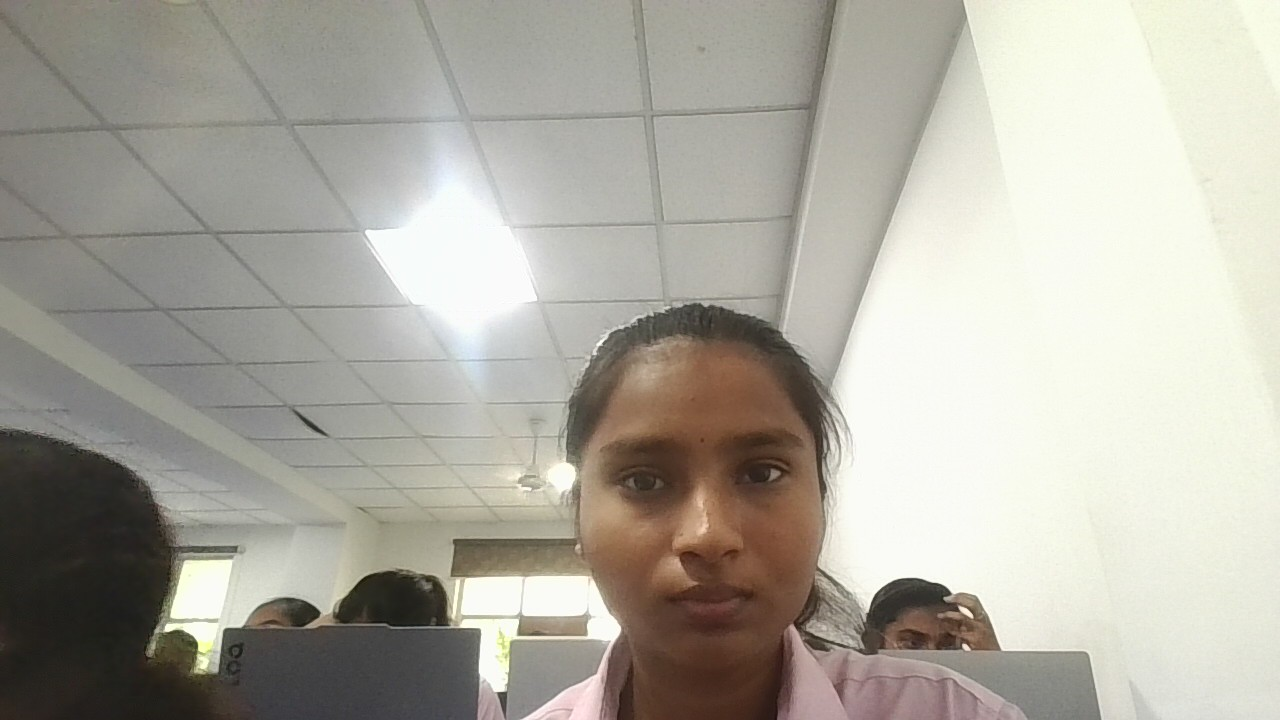
#> input picture 101.jpg, 1280 x 720 px
$ python -i image_quality.py   (imports and definitions only)
#> lines starting #> are read from the running program, lines starting #| are printed output that depends on the picture
#> further down, picture is the input picture: shape (720, 1280, 3); mean B, G, R 160.2, 170.1, 173.3
import cv2


def check_brightness(frame):

    if frame is None:
        return False

    gray = cv2.cvtColor(
        frame,
        cv2.COLOR_BGR2GRAY
    )

    brightness = gray.mean()

    return brightness >= 50


def improve_lighting(frame):

    if frame is None:
        return None

    lab = cv2.cvtColor(
        frame,
        cv2.COLOR_BGR2LAB
    )
#> lab: shape (720, 1280, 3); mean of channels 0, 1, 2 175.4, 127.6, 133.7

    l_channel, a_channel, b_channel = cv2.split(
        lab
    )
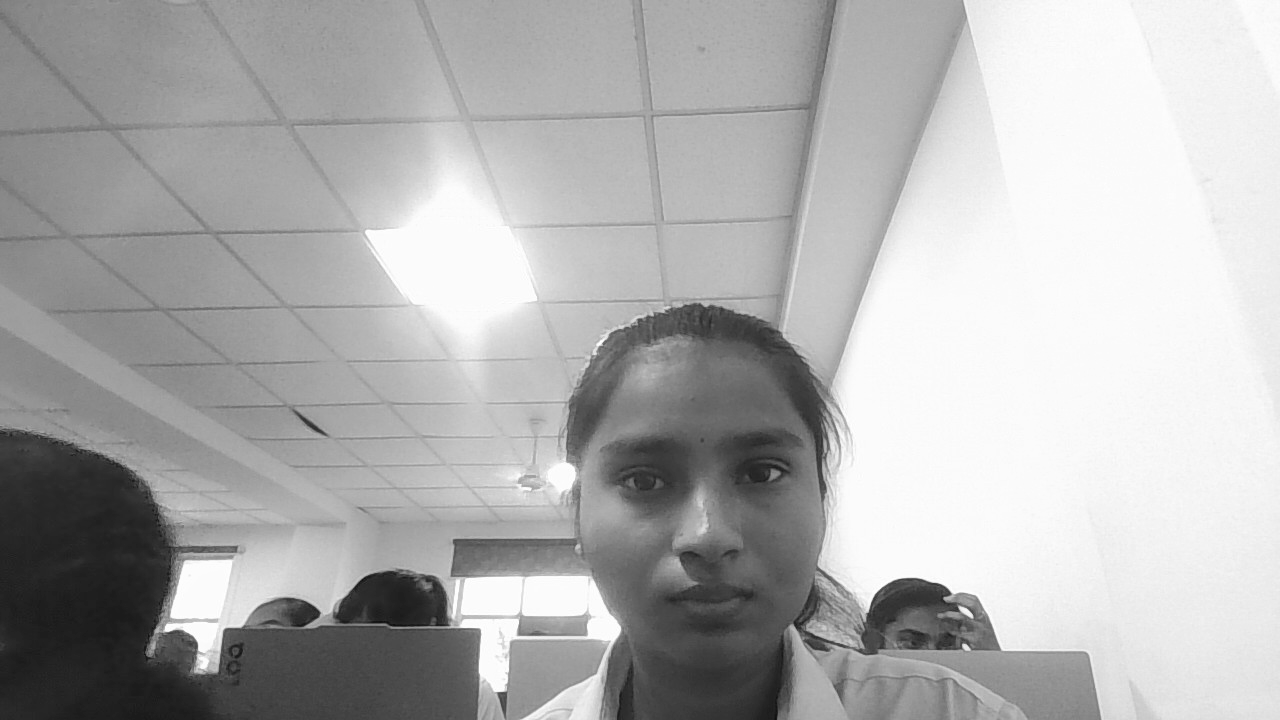
#> l_channel: shape (720, 1280); min 14, max 255, mean 175.4
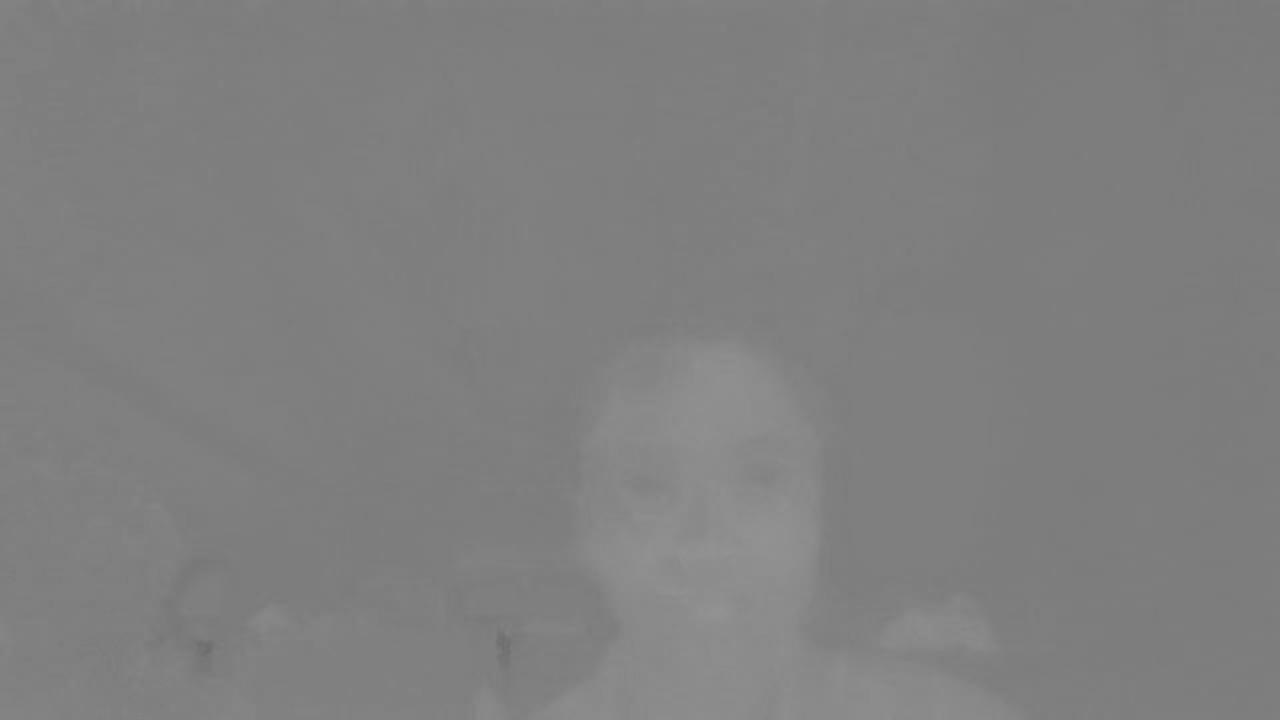
#> a_channel: shape (720, 1280); min 107, max 148, mean 127.6

    clahe = cv2.createCLAHE(
        clipLimit=2.0,
        tileGridSize=(8, 8)
    )

    enhanced_l = clahe.apply(
        l_channel
    )
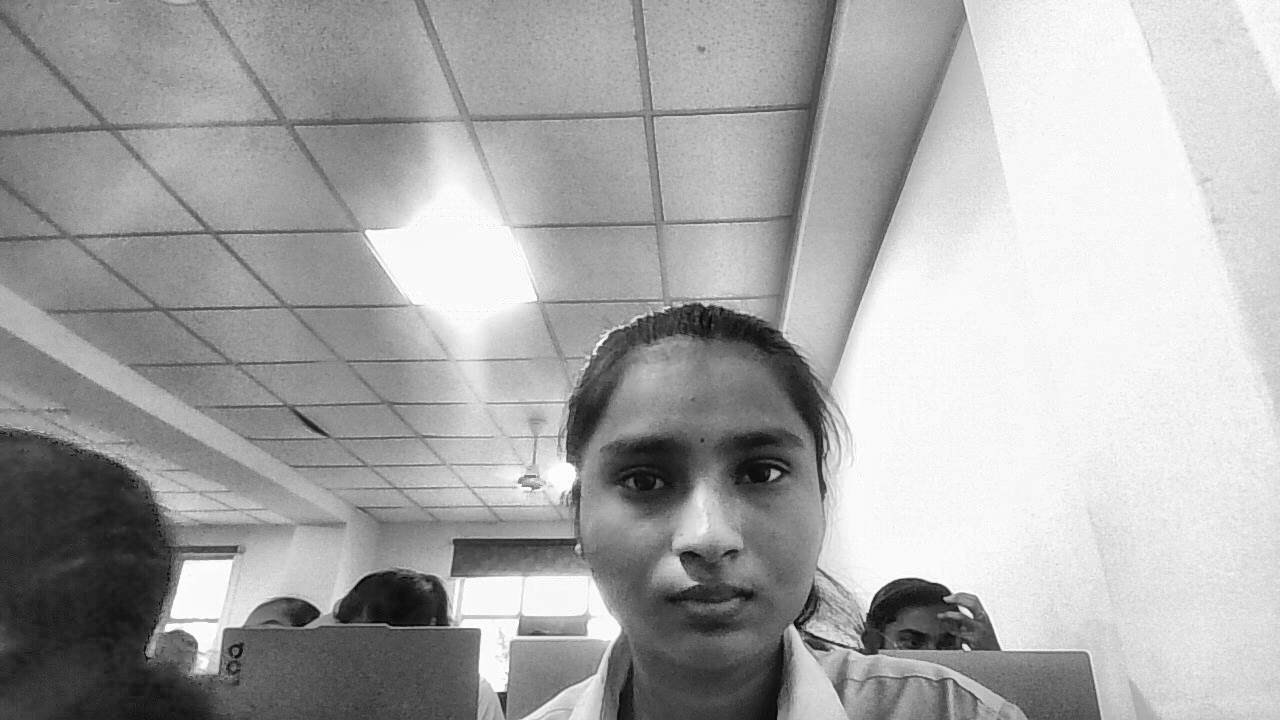
#> enhanced_l: shape (720, 1280); min 5, max 255, mean 168.2

    enhanced_lab = cv2.merge([
        enhanced_l,
        a_channel,
        b_channel
    ])
#> enhanced_lab: shape (720, 1280, 3); mean of channels 0, 1, 2 168.2, 127.6, 133.7

    return cv2.cvtColor(
        enhanced_lab,
        cv2.COLOR_LAB2BGR
    )
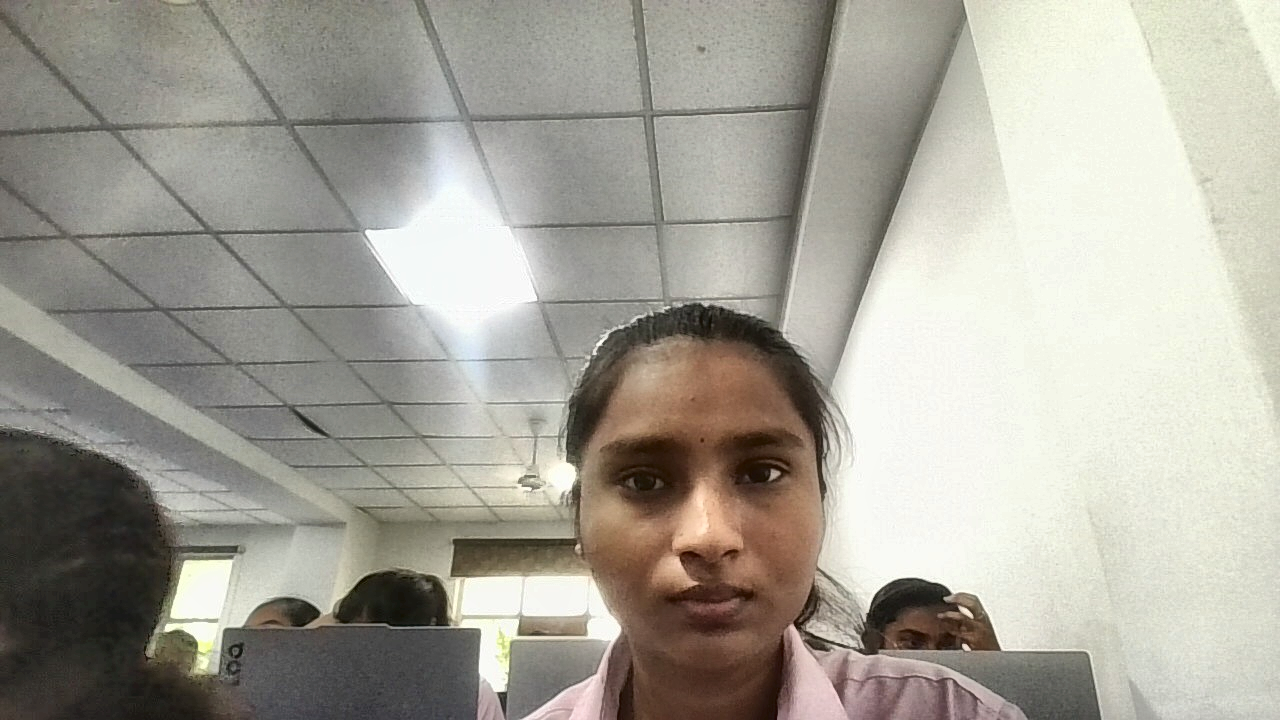
#> returned value: shape (720, 1280, 3); mean B, G, R 152.7, 162.7, 165.9

>>> import cv2
>>> picture = cv2.imread('101.jpg')
>>> result = improve_lighting(picture)

$ run again, on 102.jpg
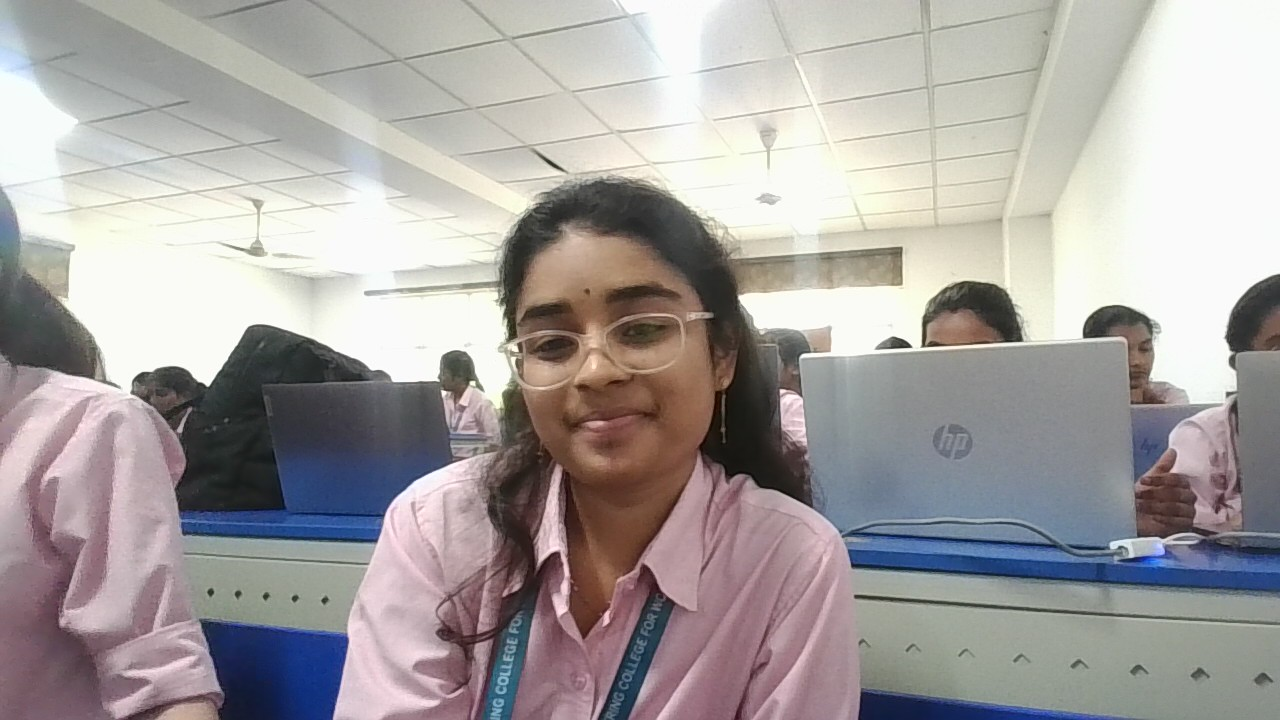
#> input picture 102.jpg, 1280 x 720 px
#> picture is the input picture: shape (720, 1280, 3); mean B, G, R 160.4, 161.4, 166.1
#> lab: shape (720, 1280, 3); mean of channels 0, 1, 2 168.2, 130.3, 129.1
#> in improve_lighting, `l_channel, a_channel, b_channel = cv2.split( lab )`:
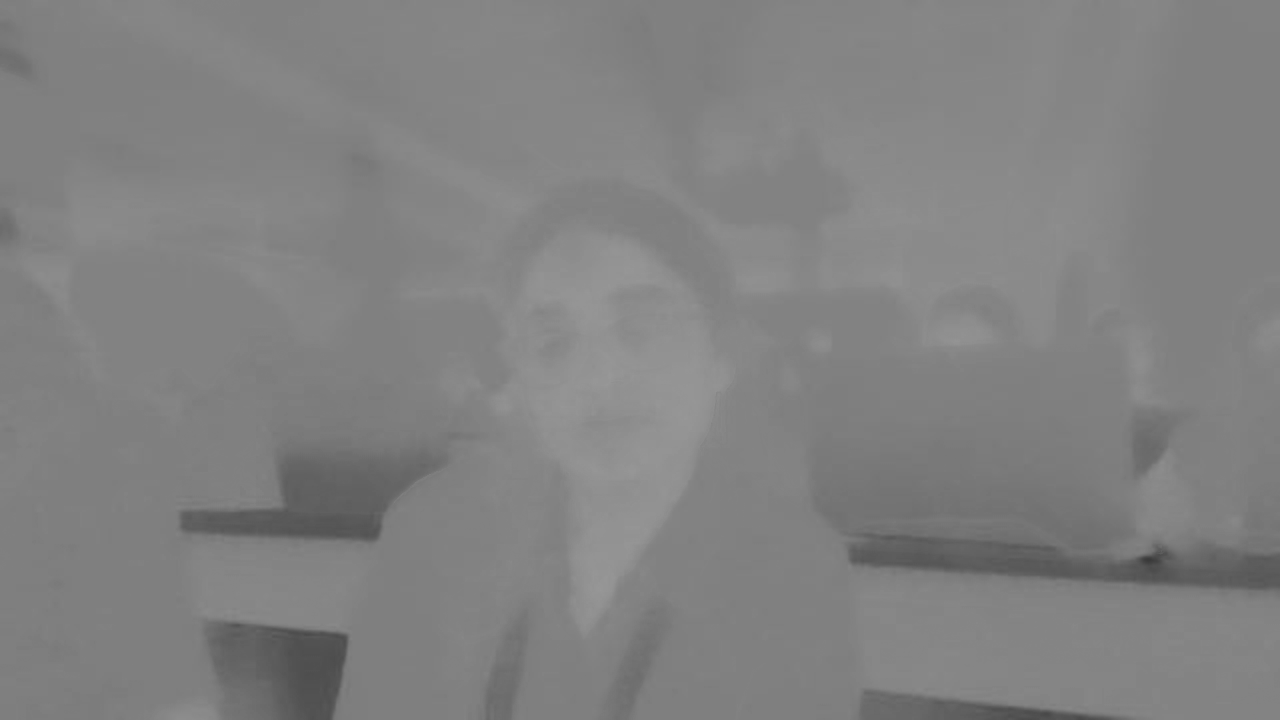
#> b_channel: shape (720, 1280); min 58, max 152, mean 129.1
#> enhanced_lab: shape (720, 1280, 3); mean of channels 0, 1, 2 159.6, 130.3, 129.1
#> in improve_lighting, `return cv2.cvtColor( enhanced_lab, cv2.COLOR_LAB2BGR )`:
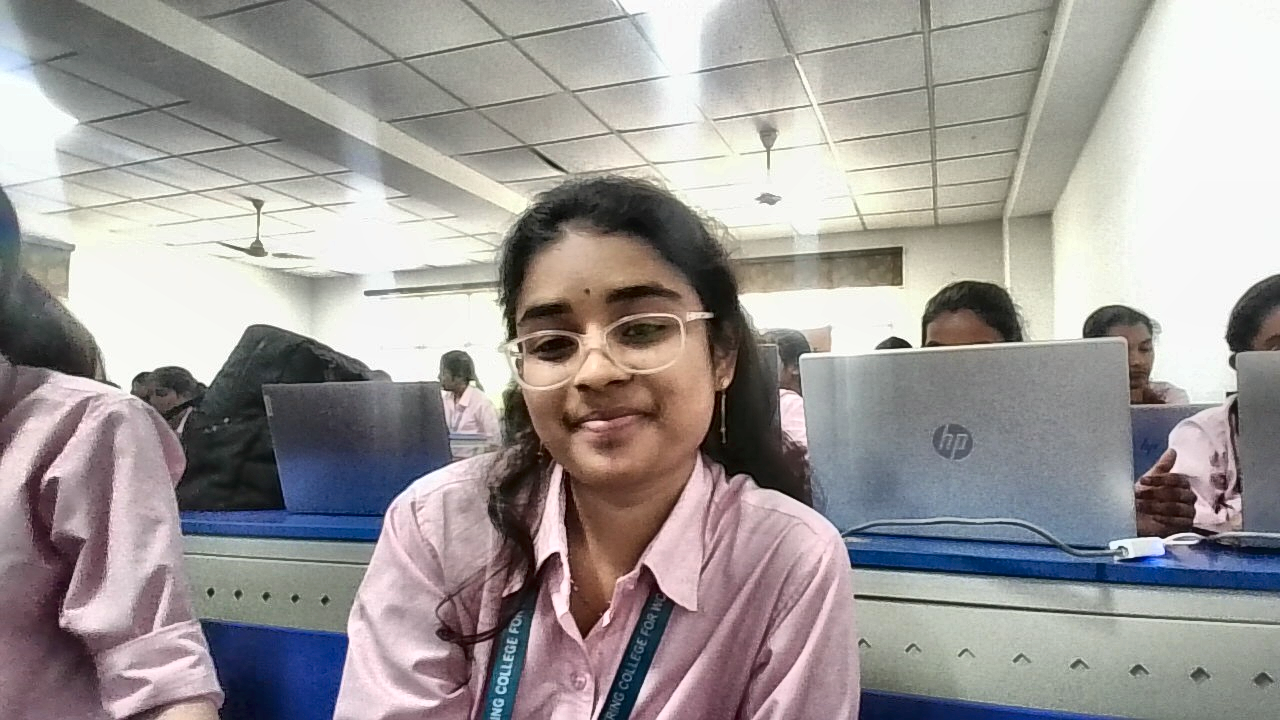
#> returned value: shape (720, 1280, 3); mean B, G, R 151.9, 152.9, 157.4

$ run again, on 103.jpg
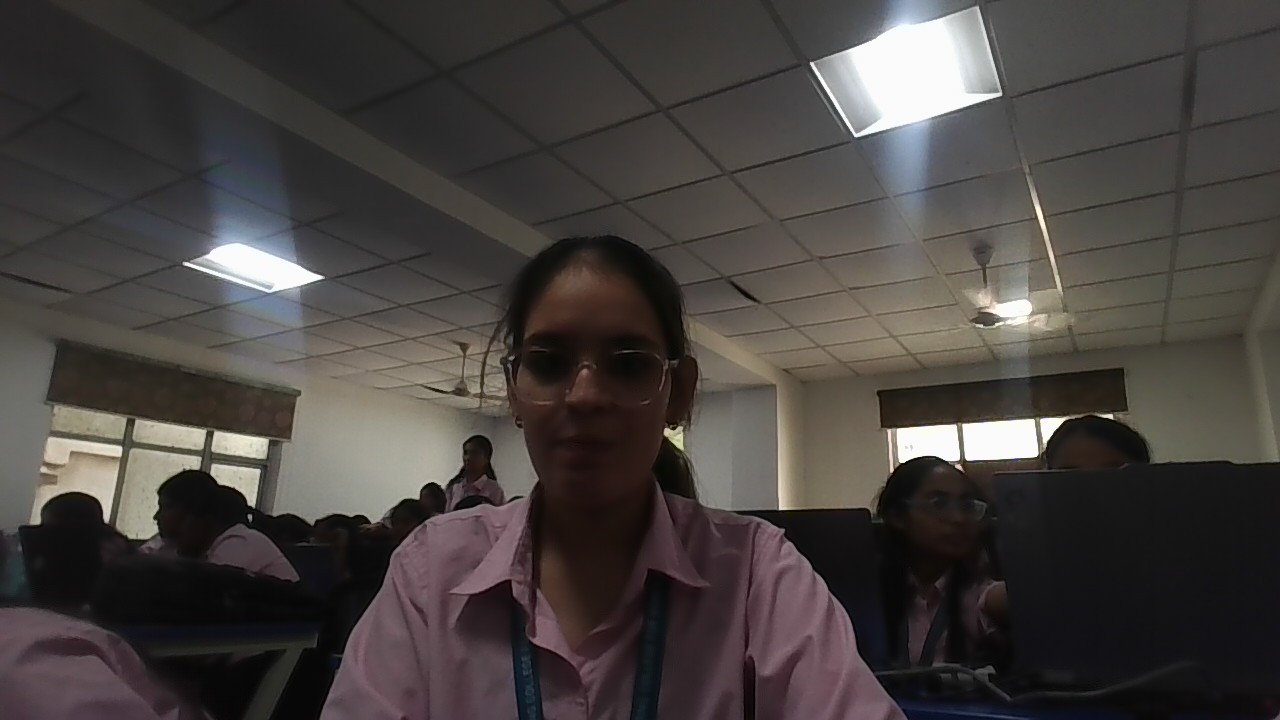
#> input picture 103.jpg, 1280 x 720 px
#> picture is the input picture: shape (720, 1280, 3); mean B, G, R 63.3, 65.8, 70.5
#> lab: shape (720, 1280, 3); mean of channels 0, 1, 2 69.9, 129.6, 130.1
#> in improve_lighting, `enhanced_l = clahe.apply( l_channel )`:
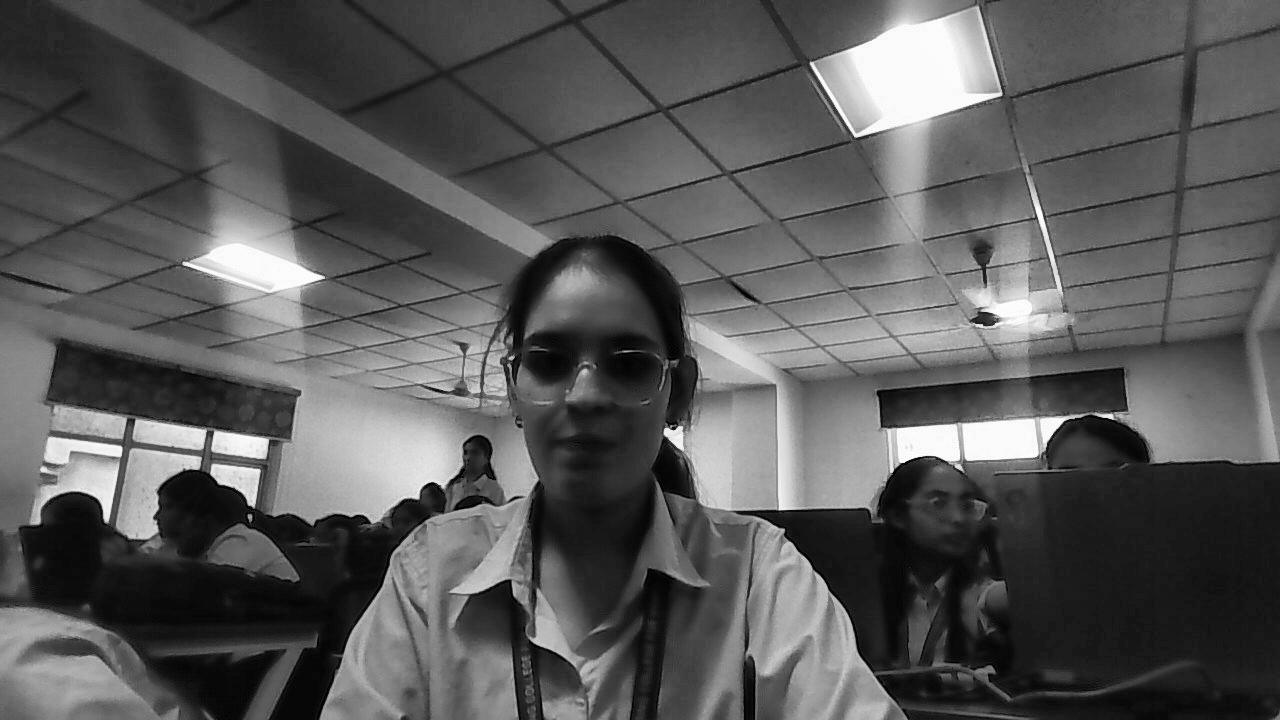
#> enhanced_l: shape (720, 1280); min 0, max 255, mean 88.7
#> enhanced_lab: shape (720, 1280, 3); mean of channels 0, 1, 2 88.7, 129.6, 130.1
#> in improve_lighting, `return cv2.cvtColor( enhanced_lab, cv2.COLOR_LAB2BGR )`:
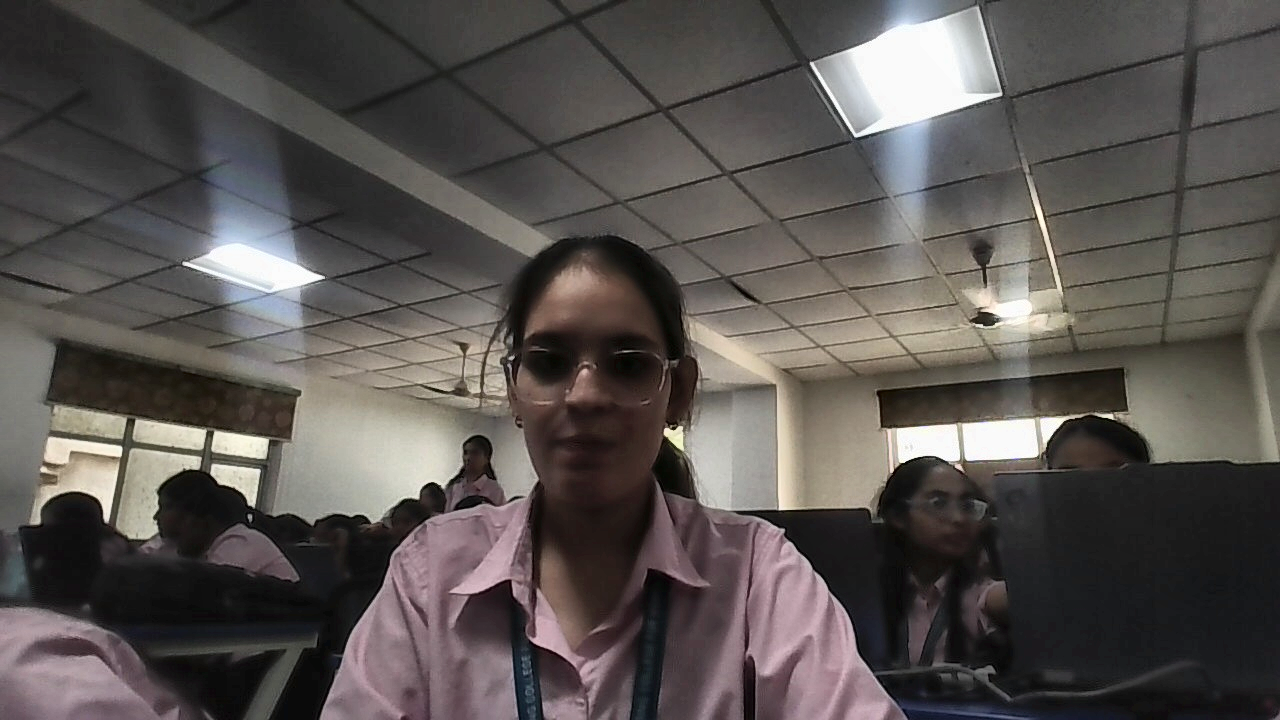
#> returned value: shape (720, 1280, 3); mean B, G, R 80.9, 83.4, 88.4
